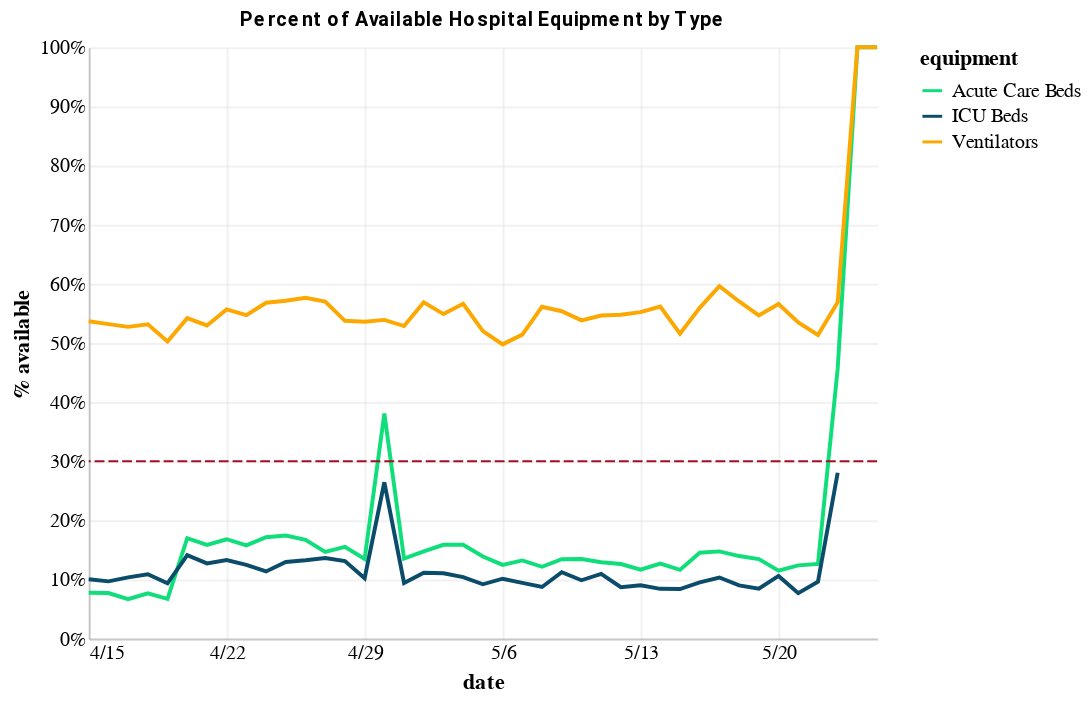
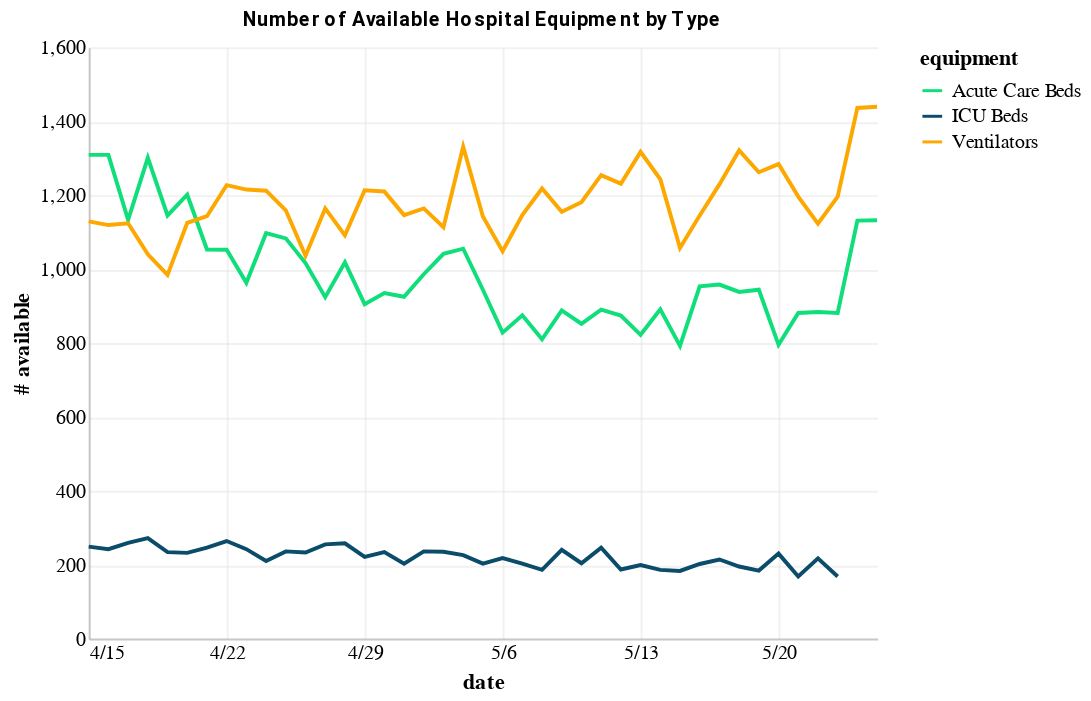

The code cell stored with these charts, in order, in its notebook:
### Markdown cell above
## Hospital Capacity Charts

### Code cell
hospital = utils.lacity_hospital_charts(start_date)

### Figure 1 — Vega-Lite specification as saved in the notebook (floating-point values rounded to 4 significant figures)
{"config": {"view": {"continuousWidth": 400, "continuousHeight": 300, "strokeOpacity": 0}, "axis": {"domainOpacity": 0.4, "gridOpacity": 0.4, "ticks": false}, "title": {"anchor": "middle", "color": "black", "font": "Roboto", "fontSize": 10}}, "layer": [{"data": {"name": "data-7740b85948c85e880ebbad4cdad635df"}, "mark": "line", "encoding": {"color": {"type": "nominal", "field": "equipment", "scale": {"domain": ["Acute Care Beds", "ICU Beds", "Ventilators"], "range": ["#10DE7A", "#0A4C6A", "#FCA800"]}}, "x": {"type": "temporal", "axis": {"format": "%-m/%-d"}, "field": "date", "timeUnit": "monthdate", "title": "date"}, "y": {"type": "quantitative", "axis": {"format": "%"}, "field": "pct_available", "title": "% available"}}}, {"data": {"name": "data-3d40eef6f5c0bf9cd18ed8669401cbf2"}, "mark": {"type": "rule", "color": "#A30F23", "strokeDash": [5, 2]}, "encoding": {"y": {"type": "quantitative", "field": "y"}}}], "title": "Percent of Available Hospital Equipment by Type", "width": 400, "$schema": "https://vega.github.io/schema/vega-lite/v4.0.2.json", "datasets": {"data-7740b85948c85e880ebbad4cdad635df": [{"date": "2020-04-15T07:00:00+00:00", "equipment": "Acute Care Beds", "type_total": 16910.0, "n_available": 1309.0, "pct_available": 0.0774}, {"date": "2020-04-15T07:00:00+00:00", "equipment": "ICU Beds", "type_total": 2480.0, "n_available": 249.0, "pct_available": 0.1004}, {"date": "2020-04-15T07:00:00+00:00", "equipment": "Ventilators", "type_total": 2104.0, "n_available": 1129.0, "pct_available": 0.5366}, {"date": "2020-04-16T07:00:00+00:00", "equipment": "Acute Care Beds", "type_total": 17000.0, "n_available": 1309.0, "pct_available": 0.077}, {"date": "2020-04-16T07:00:00+00:00", "equipment": "ICU Beds", "type_total": 2500.0, "n_available": 242.0, "pct_available": 0.0968}, {"date": "2020-04-16T07:00:00+00:00", "equipment": "Ventilators", "type_total": 2104.0, "n_available": 1119.0, "pct_available": 0.5318}, {"date": "2020-04-17T07:00:00+00:00", "equipment": "Acute Care Beds", "type_total": 17000.0, "n_available": 1133.0, "pct_available": 0.06665}, {"date": "2020-04-17T07:00:00+00:00", "equipment": "ICU Beds", "type_total": 2500.0, "n_available": 259.0, "pct_available": 0.1036}, {"date": "2020-04-17T07:00:00+00:00", "equipment": "Ventilators", "type_total": 2132.0, "n_available": 1124.0, "pct_available": 0.5272}, {"date": "2020-04-18T07:00:00+00:00", "equipment": "Acute Care Beds", "type_total": 17000.0, "n_available": 1301.0, "pct_available": 0.07653}, {"date": "2020-04-18T07:00:00+00:00", "equipment": "ICU Beds", "type_total": 2500.0, "n_available": 272.0, "pct_available": 0.1088}, {"date": "2020-04-18T07:00:00+00:00", "equipment": "Ventilators", "type_total": 1956.0, "n_available": 1040.0, "pct_available": 0.5317}, {"date": "2020-04-19T07:00:00+00:00", "equipment": "Acute Care Beds", "type_total": 17000.0, "n_available": 1145.0, "pct_available": 0.06735}, {"date": "2020-04-19T07:00:00+00:00", "equipment": "ICU Beds", "type_total": 2500.0, "n_available": 234.0, "pct_available": 0.0936}, {"date": "2020-04-19T07:00:00+00:00", "equipment": "Ventilators", "type_total": 1958.0, "n_available": 984.0, "pct_available": 0.5026}, {"date": "2020-04-20T07:00:00+00:00", "equipment": "Acute Care Beds", "type_total": 7072.0, "n_available": 1201.0, "pct_available": 0.1698}, {"date": "2020-04-20T07:00:00+00:00", "equipment": "ICU Beds", "type_total": 1643.0, "n_available": 232.0, "pct_available": 0.1412}, {"date": "2020-04-20T07:00:00+00:00", "equipment": "Ventilators", "type_total": 2076.0, "n_available": 1125.0, "pct_available": 0.5419}, {"date": "2020-04-21T07:00:00+00:00", "equipment": "Acute Care Beds", "type_total": 6642.0, "n_available": 1053.0, "pct_available": 0.1585}, {"date": "2020-04-21T07:00:00+00:00", "equipment": "ICU Beds", "type_total": 1934.0, "n_available": 246.0, "pct_available": 0.1272}, {"date": "2020-04-21T07:00:00+00:00", "equipment": "Ventilators", "type_total": 2158.0, "n_available": 1143.0, "pct_available": 0.5297}, {"date": "2020-04-22T07:00:00+00:00", "equipment": "Acute Care Beds", "type_total": 6260.0, "n_available": 1052.0, "pct_available": 0.1681}, {"date": "2020-04-22T07:00:00+00:00", "equipment": "ICU Beds", "type_total": 1986.0, "n_available": 264.0, "pct_available": 0.1329}, {"date": "2020-04-22T07:00:00+00:00", "equipment": "Ventilators", "type_total": 2204.0, "n_available": 1227.0, "pct_available": 0.5567}, {"date": "2020-04-23T07:00:00+00:00", "equipment": "Acute Care Beds", "type_total": 6107.0, "n_available": 963.0, "pct_available": 0.1577}, {"date": "2020-04-23T07:00:00+00:00", "equipment": "ICU Beds", "type_total": 1940.0, "n_available": 242.0, "pct_available": 0.1247}, {"date": "2020-04-23T07:00:00+00:00", "equipment": "Ventilators", "type_total": 2221.0, "n_available": 1215.0, "pct_available": 0.5471}, {"date": "2020-04-24T07:00:00+00:00", "equipment": "Acute Care Beds", "type_total": 6403.0, "n_available": 1097.0, "pct_available": 0.1713}, {"date": "2020-04-24T07:00:00+00:00", "equipment": "ICU Beds", "type_total": 1848.0, "n_available": 210.0, "pct_available": 0.1136}, {"date": "2020-04-24T07:00:00+00:00", "equipment": "Ventilators", "type_total": 2134.0, "n_available": 1212.0, "pct_available": 0.5679}, {"date": "2020-04-25T07:00:00+00:00", "equipment": "Acute Care Beds", "type_total": 6214.0, "n_available": 1083.0, "pct_available": 0.1743}, {"date": "2020-04-25T07:00:00+00:00", "equipment": "ICU Beds", "type_total": 1820.0, "n_available": 236.0, "pct_available": 0.1297}, {"date": "2020-04-25T07:00:00+00:00", "equipment": "Ventilators", "type_total": 2028.0, "n_available": 1159.0, "pct_available": 0.5715}, {"date": "2020-04-26T07:00:00+00:00", "equipment": "Acute Care Beds", "type_total": 6087.0, "n_available": 1016.0, "pct_available": 0.1669}, {"date": "2020-04-26T07:00:00+00:00", "equipment": "ICU Beds", "type_total": 1757.0, "n_available": 233.0, "pct_available": 0.1326}, {"date": "2020-04-26T07:00:00+00:00", "equipment": "Ventilators", "type_total": 1797.0, "n_available": 1036.0, "pct_available": 0.5765}, {"date": "2020-04-27T07:00:00+00:00", "equipment": "Acute Care Beds", "type_total": 6299.0, "n_available": 924.0, "pct_available": 0.1467}, {"date": "2020-04-27T07:00:00+00:00", "equipment": "ICU Beds", "type_total": 1870.0, "n_available": 255.0, "pct_available": 0.1364}, {"date": "2020-04-27T07:00:00+00:00", "equipment": "Ventilators", "type_total": 2042.0, "n_available": 1164.0, "pct_available": 0.57}, {"date": "2020-04-28T07:00:00+00:00", "equipment": "Acute Care Beds", "type_total": 6565.0, "n_available": 1018.0, "pct_available": 0.1551}, {"date": "2020-04-28T07:00:00+00:00", "equipment": "ICU Beds", "type_total": 1967.0, "n_available": 258.0, "pct_available": 0.1312}, {"date": "2020-04-28T07:00:00+00:00", "equipment": "Ventilators", "type_total": 2030.0, "n_available": 1091.0, "pct_available": 0.5374}, {"date": "2020-04-29T07:00:00+00:00", "equipment": "Acute Care Beds", "type_total": 6715.0, "n_available": 905.0, "pct_available": 0.1348}, {"date": "2020-04-29T07:00:00+00:00", "equipment": "ICU Beds", "type_total": 2168.0, "n_available": 221.0, "pct_available": 0.1019}, {"date": "2020-04-29T07:00:00+00:00", "equipment": "Ventilators", "type_total": 2263.0, "n_available": 1213.0, "pct_available": 0.536}, {"date": "2020-04-30T07:00:00+00:00", "equipment": "Acute Care Beds", "type_total": 2456.0, "n_available": 935.0, "pct_available": 0.3807}, {"date": "2020-04-30T07:00:00+00:00", "equipment": "ICU Beds", "type_total": 885.0, "n_available": 234.0, "pct_available": 0.2644}, {"date": "2020-04-30T07:00:00+00:00", "equipment": "Ventilators", "type_total": 2245.0, "n_available": 1210.0, "pct_available": 0.539}, {"date": "2020-05-01T07:00:00+00:00", "equipment": "Acute Care Beds", "type_total": 6843.0, "n_available": 925.0, "pct_available": 0.1352}, {"date": "2020-05-01T07:00:00+00:00", "equipment": "ICU Beds", "type_total": 2157.0, "n_available": 203.0, "pct_available": 0.09411}, {"date": "2020-05-01T07:00:00+00:00", "equipment": "Ventilators", "type_total": 2168.0, "n_available": 1146.0, "pct_available": 0.5286}, {"date": "2020-05-02T07:00:00+00:00", "equipment": "Acute Care Beds", "type_total": 6690.0, "n_available": 986.0, "pct_available": 0.1474}, {"date": "2020-05-02T07:00:00+00:00", "equipment": "ICU Beds", "type_total": 2120.0, "n_available": 236.0, "pct_available": 0.1113}, {"date": "2020-05-02T07:00:00+00:00", "equipment": "Ventilators", "type_total": 2046.0, "n_available": 1164.0, "pct_available": 0.5689}, {"date": "2020-05-03T07:00:00+00:00", "equipment": "Acute Care Beds", "type_total": 6565.0, "n_available": 1041.0, "pct_available": 0.1586}, {"date": "2020-05-03T07:00:00+00:00", "equipment": "ICU Beds", "type_total": 2129.0, "n_available": 235.0, "pct_available": 0.1104}, {"date": "2020-05-03T07:00:00+00:00", "equipment": "Ventilators", "type_total": 2028.0, "n_available": 1113.0, "pct_available": 0.5488}, {"date": "2020-05-04T07:00:00+00:00", "equipment": "Acute Care Beds", "type_total": 6651.0, "n_available": 1055.0, "pct_available": 0.1586}, {"date": "2020-05-04T07:00:00+00:00", "equipment": "ICU Beds", "type_total": 2173.0, "n_available": 226.0, "pct_available": 0.104}, {"date": "2020-05-04T07:00:00+00:00", "equipment": "Ventilators", "type_total": 2351.0, "n_available": 1331.0, "pct_available": 0.5661}, {"date": "2020-05-05T07:00:00+00:00", "equipment": "Acute Care Beds", "type_total": 6801.0, "n_available": 944.0, "pct_available": 0.1388}, {"date": "2020-05-05T07:00:00+00:00", "equipment": "ICU Beds", "type_total": 2210.0, "n_available": 203.0, "pct_available": 0.09186}, {"date": "2020-05-05T07:00:00+00:00", "equipment": "Ventilators", "type_total": 2196.0, "n_available": 1142.0, "pct_available": 0.52}, {"date": "2020-05-06T07:00:00+00:00", "equipment": "Acute Care Beds", "type_total": 6642.0, "n_available": 828.0, "pct_available": 0.1247}, {"date": "2020-05-06T07:00:00+00:00", "equipment": "ICU Beds", "type_total": 2152.0, "n_available": 218.0, "pct_available": 0.1013}, {"date": "2020-05-06T07:00:00+00:00", "equipment": "Ventilators", "type_total": 2106.0, "n_available": 1048.0, "pct_available": 0.4976}, {"date": "2020-05-07T07:00:00+00:00", "equipment": "Acute Care Beds", "type_total": 6619.0, "n_available": 875.0, "pct_available": 0.1322}, {"date": "2020-05-07T07:00:00+00:00", "equipment": "ICU Beds", "type_total": 2152.0, "n_available": 203.0, "pct_available": 0.09433}, {"date": "2020-05-07T07:00:00+00:00", "equipment": "Ventilators", "type_total": 2229.0, "n_available": 1146.0, "pct_available": 0.5141}, {"date": "2020-05-08T07:00:00+00:00", "equipment": "Acute Care Beds", "type_total": 6667.0, "n_available": 810.0, "pct_available": 0.1215}, {"date": "2020-05-08T07:00:00+00:00", "equipment": "ICU Beds", "type_total": 2131.0, "n_available": 186.0, "pct_available": 0.08728}, {"date": "2020-05-08T07:00:00+00:00", "equipment": "Ventilators", "type_total": 2170.0, "n_available": 1218.0, "pct_available": 0.5613}, {"date": "2020-05-09T07:00:00+00:00", "equipment": "Acute Care Beds", "type_total": 6610.0, "n_available": 888.0, "pct_available": 0.1343}, {"date": "2020-05-09T07:00:00+00:00", "equipment": "ICU Beds", "type_total": 2140.0, "n_available": 240.0, "pct_available": 0.1121}, {"date": "2020-05-09T07:00:00+00:00", "equipment": "Ventilators", "type_total": 2086.0, "n_available": 1155.0, "pct_available": 0.5537}, {"date": "2020-05-10T07:00:00+00:00", "equipment": "Acute Care Beds", "type_total": 6329.0, "n_available": 852.0, "pct_available": 0.1346}, {"date": "2020-05-10T07:00:00+00:00", "equipment": "ICU Beds", "type_total": 2068.0, "n_available": 204.0, "pct_available": 0.09865}, {"date": "2020-05-10T07:00:00+00:00", "equipment": "Ventilators", "type_total": 2194.0, "n_available": 1181.0, "pct_available": 0.5383}, {"date": "2020-05-11T07:00:00+00:00", "equipment": "Acute Care Beds", "type_total": 6892.0, "n_available": 890.0, "pct_available": 0.1291}, {"date": "2020-05-11T07:00:00+00:00", "equipment": "ICU Beds", "type_total": 2249.0, "n_available": 246.0, "pct_available": 0.1094}, {"date": "2020-05-11T07:00:00+00:00", "equipment": "Ventilators", "type_total": 2295.0, "n_available": 1254.0, "pct_available": 0.5464}, {"date": "2020-05-12T07:00:00+00:00", "equipment": "Acute Care Beds", "type_total": 6930.0, "n_available": 874.0, "pct_available": 0.1261}, {"date": "2020-05-12T07:00:00+00:00", "equipment": "ICU Beds", "type_total": 2148.0, "n_available": 187.0, "pct_available": 0.08706}, {"date": "2020-05-12T07:00:00+00:00", "equipment": "Ventilators", "type_total": 2248.0, "n_available": 1231.0, "pct_available": 0.5476}, {"date": "2020-05-13T07:00:00+00:00", "equipment": "Acute Care Beds", "type_total": 7053.0, "n_available": 822.0, "pct_available": 0.1165}, {"date": "2020-05-13T07:00:00+00:00", "equipment": "ICU Beds", "type_total": 2204.0, "n_available": 199.0, "pct_available": 0.09029}, {"date": "2020-05-13T07:00:00+00:00", "equipment": "Ventilators", "type_total": 2385.0, "n_available": 1317.0, "pct_available": 0.5522}, {"date": "2020-05-14T07:00:00+00:00", "equipment": "Acute Care Beds", "type_total": 7030.0, "n_available": 891.0, "pct_available": 0.1267}, {"date": "2020-05-14T07:00:00+00:00", "equipment": "ICU Beds", "type_total": 2209.0, "n_available": 186.0, "pct_available": 0.0842}, {"date": "2020-05-14T07:00:00+00:00", "equipment": "Ventilators", "type_total": 2213.0, "n_available": 1243.0, "pct_available": 0.5617}, {"date": "2020-05-15T07:00:00+00:00", "equipment": "Acute Care Beds", "type_total": 6816.0, "n_available": 792.0, "pct_available": 0.1162}, {"date": "2020-05-15T07:00:00+00:00", "equipment": "ICU Beds", "type_total": 2184.0, "n_available": 183.0, "pct_available": 0.08379}, {"date": "2020-05-15T07:00:00+00:00", "equipment": "Ventilators", "type_total": 2050.0, "n_available": 1057.0, "pct_available": 0.5156}, {"date": "2020-05-16T07:00:00+00:00", "equipment": "Acute Care Beds", "type_total": 6561.0, "n_available": 953.0, "pct_available": 0.1453}, {"date": "2020-05-16T07:00:00+00:00", "equipment": "ICU Beds", "type_total": 2125.0, "n_available": 202.0, "pct_available": 0.09506}, {"date": "2020-05-16T07:00:00+00:00", "equipment": "Ventilators", "type_total": 2047.0, "n_available": 1145.0, "pct_available": 0.5594}, {"date": "2020-05-17T07:00:00+00:00", "equipment": "Acute Care Beds", "type_total": 6496.0, "n_available": 958.0, "pct_available": 0.1475}, {"date": "2020-05-17T07:00:00+00:00", "equipment": "ICU Beds", "type_total": 2072.0, "n_available": 214.0, "pct_available": 0.1033}, {"date": "2020-05-17T07:00:00+00:00", "equipment": "Ventilators", "type_total": 2062.0, "n_available": 1229.0, "pct_available": 0.596}, {"date": "2020-05-18T07:00:00+00:00", "equipment": "Acute Care Beds", "type_total": 6718.0, "n_available": 938.0, "pct_available": 0.1396}, {"date": "2020-05-18T07:00:00+00:00", "equipment": "ICU Beds", "type_total": 2165.0, "n_available": 195.0, "pct_available": 0.09007}, {"date": "2020-05-18T07:00:00+00:00", "equipment": "Ventilators", "type_total": 2317.0, "n_available": 1321.0, "pct_available": 0.5701}, {"date": "2020-05-19T07:00:00+00:00", "equipment": "Acute Care Beds", "type_total": 7021.0, "n_available": 944.0, "pct_available": 0.1345}, {"date": "2020-05-19T07:00:00+00:00", "equipment": "ICU Beds", "type_total": 2180.0, "n_available": 184.0, "pct_available": 0.0844}, {"date": "2020-05-19T07:00:00+00:00", "equipment": "Ventilators", "type_total": 2309.0, "n_available": 1262.0, "pct_available": 0.5466}, {"date": "2020-05-20T07:00:00+00:00", "equipment": "Acute Care Beds", "type_total": 6921.0, "n_available": 795.0, "pct_available": 0.1149}, {"date": "2020-05-20T07:00:00+00:00", "equipment": "ICU Beds", "type_total": 2170.0, "n_available": 230.0, "pct_available": 0.106}, {"date": "2020-05-20T07:00:00+00:00", "equipment": "Ventilators", "type_total": 2269.0, "n_available": 1284.0, "pct_available": 0.5659}, {"date": "2020-05-21T07:00:00+00:00", "equipment": "Acute Care Beds", "type_total": 7111.0, "n_available": 881.0, "pct_available": 0.1239}, {"date": "2020-05-21T07:00:00+00:00", "equipment": "ICU Beds", "type_total": 2184.0, "n_available": 168.0, "pct_available": 0.07692}, {"date": "2020-05-21T07:00:00+00:00", "equipment": "Ventilators", "type_total": 2237.0, "n_available": 1196.0, "pct_available": 0.5346}, {"date": "2020-05-22T07:00:00+00:00", "equipment": "Acute Care Beds", "type_total": 7007.0, "n_available": 884.0, "pct_available": 0.1262}, {"date": "2020-05-22T07:00:00+00:00", "equipment": "ICU Beds", "type_total": 2257.0, "n_available": 217.0, "pct_available": 0.09615}, {"date": "2020-05-22T07:00:00+00:00", "equipment": "Ventilators", "type_total": 2187.0, "n_available": 1123.0, "pct_available": 0.5135}, {"date": "2020-05-23T07:00:00+00:00", "equipment": "Acute Care Beds", "type_total": 1930.0, "n_available": 881.0, "pct_available": 0.4565}, {"date": "2020-05-23T07:00:00+00:00", "equipment": "ICU Beds", "type_total": 599.0, "n_available": 168.0, "pct_available": 0.2805}, {"date": "2020-05-23T07:00:00+00:00", "equipment": "Ventilators", "type_total": 2103.0, "n_available": 1196.0, "pct_available": 0.5687}, {"date": "2020-05-24T07:00:00+00:00", "equipment": "Ventilators", "type_total": 1436.0, "n_available": 1436.0, "pct_available": 1.0}, {"date": "2020-05-25T07:00:00+00:00", "equipment": "Ventilators", "type_total": 1439.0, "n_available": 1439.0, "pct_available": 1.0}, {"date": "2020-05-24T07:00:00+00:00", "equipment": "Acute Care Beds", "type_total": 1131.0, "n_available": 1131.0, "pct_available": 1.0}, {"date": "2020-05-25T07:00:00+00:00", "equipment": "Acute Care Beds", "type_total": 1132.0, "n_available": 1132.0, "pct_available": 1.0}], "data-3d40eef6f5c0bf9cd18ed8669401cbf2": [{"y": 0.3}]}}

### Figure 2 — Vega-Lite specification as saved in the notebook (floating-point values rounded to 4 significant figures)
{"config": {"view": {"continuousWidth": 400, "continuousHeight": 300, "strokeOpacity": 0}, "axis": {"domainOpacity": 0.4, "gridOpacity": 0.4, "ticks": false}, "title": {"anchor": "middle", "color": "black", "font": "Roboto", "fontSize": 10}}, "data": {"name": "data-7740b85948c85e880ebbad4cdad635df"}, "mark": "line", "encoding": {"color": {"type": "nominal", "field": "equipment", "scale": {"domain": ["Acute Care Beds", "ICU Beds", "Ventilators"], "range": ["#10DE7A", "#0A4C6A", "#FCA800"]}}, "x": {"type": "temporal", "axis": {"format": "%-m/%-d"}, "field": "date", "timeUnit": "monthdate", "title": "date"}, "y": {"type": "quantitative", "field": "n_available", "title": "# available"}}, "title": "Number of Available Hospital Equipment by Type", "width": 400, "$schema": "https://vega.github.io/schema/vega-lite/v4.0.2.json", "datasets": {"data-7740b85948c85e880ebbad4cdad635df": [{"date": "2020-04-15T07:00:00+00:00", "equipment": "Acute Care Beds", "type_total": 16910.0, "n_available": 1309.0, "pct_available": 0.0774}, {"date": "2020-04-15T07:00:00+00:00", "equipment": "ICU Beds", "type_total": 2480.0, "n_available": 249.0, "pct_available": 0.1004}, {"date": "2020-04-15T07:00:00+00:00", "equipment": "Ventilators", "type_total": 2104.0, "n_available": 1129.0, "pct_available": 0.5366}, {"date": "2020-04-16T07:00:00+00:00", "equipment": "Acute Care Beds", "type_total": 17000.0, "n_available": 1309.0, "pct_available": 0.077}, {"date": "2020-04-16T07:00:00+00:00", "equipment": "ICU Beds", "type_total": 2500.0, "n_available": 242.0, "pct_available": 0.0968}, {"date": "2020-04-16T07:00:00+00:00", "equipment": "Ventilators", "type_total": 2104.0, "n_available": 1119.0, "pct_available": 0.5318}, {"date": "2020-04-17T07:00:00+00:00", "equipment": "Acute Care Beds", "type_total": 17000.0, "n_available": 1133.0, "pct_available": 0.06665}, {"date": "2020-04-17T07:00:00+00:00", "equipment": "ICU Beds", "type_total": 2500.0, "n_available": 259.0, "pct_available": 0.1036}, {"date": "2020-04-17T07:00:00+00:00", "equipment": "Ventilators", "type_total": 2132.0, "n_available": 1124.0, "pct_available": 0.5272}, {"date": "2020-04-18T07:00:00+00:00", "equipment": "Acute Care Beds", "type_total": 17000.0, "n_available": 1301.0, "pct_available": 0.07653}, {"date": "2020-04-18T07:00:00+00:00", "equipment": "ICU Beds", "type_total": 2500.0, "n_available": 272.0, "pct_available": 0.1088}, {"date": "2020-04-18T07:00:00+00:00", "equipment": "Ventilators", "type_total": 1956.0, "n_available": 1040.0, "pct_available": 0.5317}, {"date": "2020-04-19T07:00:00+00:00", "equipment": "Acute Care Beds", "type_total": 17000.0, "n_available": 1145.0, "pct_available": 0.06735}, {"date": "2020-04-19T07:00:00+00:00", "equipment": "ICU Beds", "type_total": 2500.0, "n_available": 234.0, "pct_available": 0.0936}, {"date": "2020-04-19T07:00:00+00:00", "equipment": "Ventilators", "type_total": 1958.0, "n_available": 984.0, "pct_available": 0.5026}, {"date": "2020-04-20T07:00:00+00:00", "equipment": "Acute Care Beds", "type_total": 7072.0, "n_available": 1201.0, "pct_available": 0.1698}, {"date": "2020-04-20T07:00:00+00:00", "equipment": "ICU Beds", "type_total": 1643.0, "n_available": 232.0, "pct_available": 0.1412}, {"date": "2020-04-20T07:00:00+00:00", "equipment": "Ventilators", "type_total": 2076.0, "n_available": 1125.0, "pct_available": 0.5419}, {"date": "2020-04-21T07:00:00+00:00", "equipment": "Acute Care Beds", "type_total": 6642.0, "n_available": 1053.0, "pct_available": 0.1585}, {"date": "2020-04-21T07:00:00+00:00", "equipment": "ICU Beds", "type_total": 1934.0, "n_available": 246.0, "pct_available": 0.1272}, {"date": "2020-04-21T07:00:00+00:00", "equipment": "Ventilators", "type_total": 2158.0, "n_available": 1143.0, "pct_available": 0.5297}, {"date": "2020-04-22T07:00:00+00:00", "equipment": "Acute Care Beds", "type_total": 6260.0, "n_available": 1052.0, "pct_available": 0.1681}, {"date": "2020-04-22T07:00:00+00:00", "equipment": "ICU Beds", "type_total": 1986.0, "n_available": 264.0, "pct_available": 0.1329}, {"date": "2020-04-22T07:00:00+00:00", "equipment": "Ventilators", "type_total": 2204.0, "n_available": 1227.0, "pct_available": 0.5567}, {"date": "2020-04-23T07:00:00+00:00", "equipment": "Acute Care Beds", "type_total": 6107.0, "n_available": 963.0, "pct_available": 0.1577}, {"date": "2020-04-23T07:00:00+00:00", "equipment": "ICU Beds", "type_total": 1940.0, "n_available": 242.0, "pct_available": 0.1247}, {"date": "2020-04-23T07:00:00+00:00", "equipment": "Ventilators", "type_total": 2221.0, "n_available": 1215.0, "pct_available": 0.5471}, {"date": "2020-04-24T07:00:00+00:00", "equipment": "Acute Care Beds", "type_total": 6403.0, "n_available": 1097.0, "pct_available": 0.1713}, {"date": "2020-04-24T07:00:00+00:00", "equipment": "ICU Beds", "type_total": 1848.0, "n_available": 210.0, "pct_available": 0.1136}, {"date": "2020-04-24T07:00:00+00:00", "equipment": "Ventilators", "type_total": 2134.0, "n_available": 1212.0, "pct_available": 0.5679}, {"date": "2020-04-25T07:00:00+00:00", "equipment": "Acute Care Beds", "type_total": 6214.0, "n_available": 1083.0, "pct_available": 0.1743}, {"date": "2020-04-25T07:00:00+00:00", "equipment": "ICU Beds", "type_total": 1820.0, "n_available": 236.0, "pct_available": 0.1297}, {"date": "2020-04-25T07:00:00+00:00", "equipment": "Ventilators", "type_total": 2028.0, "n_available": 1159.0, "pct_available": 0.5715}, {"date": "2020-04-26T07:00:00+00:00", "equipment": "Acute Care Beds", "type_total": 6087.0, "n_available": 1016.0, "pct_available": 0.1669}, {"date": "2020-04-26T07:00:00+00:00", "equipment": "ICU Beds", "type_total": 1757.0, "n_available": 233.0, "pct_available": 0.1326}, {"date": "2020-04-26T07:00:00+00:00", "equipment": "Ventilators", "type_total": 1797.0, "n_available": 1036.0, "pct_available": 0.5765}, {"date": "2020-04-27T07:00:00+00:00", "equipment": "Acute Care Beds", "type_total": 6299.0, "n_available": 924.0, "pct_available": 0.1467}, {"date": "2020-04-27T07:00:00+00:00", "equipment": "ICU Beds", "type_total": 1870.0, "n_available": 255.0, "pct_available": 0.1364}, {"date": "2020-04-27T07:00:00+00:00", "equipment": "Ventilators", "type_total": 2042.0, "n_available": 1164.0, "pct_available": 0.57}, {"date": "2020-04-28T07:00:00+00:00", "equipment": "Acute Care Beds", "type_total": 6565.0, "n_available": 1018.0, "pct_available": 0.1551}, {"date": "2020-04-28T07:00:00+00:00", "equipment": "ICU Beds", "type_total": 1967.0, "n_available": 258.0, "pct_available": 0.1312}, {"date": "2020-04-28T07:00:00+00:00", "equipment": "Ventilators", "type_total": 2030.0, "n_available": 1091.0, "pct_available": 0.5374}, {"date": "2020-04-29T07:00:00+00:00", "equipment": "Acute Care Beds", "type_total": 6715.0, "n_available": 905.0, "pct_available": 0.1348}, {"date": "2020-04-29T07:00:00+00:00", "equipment": "ICU Beds", "type_total": 2168.0, "n_available": 221.0, "pct_available": 0.1019}, {"date": "2020-04-29T07:00:00+00:00", "equipment": "Ventilators", "type_total": 2263.0, "n_available": 1213.0, "pct_available": 0.536}, {"date": "2020-04-30T07:00:00+00:00", "equipment": "Acute Care Beds", "type_total": 2456.0, "n_available": 935.0, "pct_available": 0.3807}, {"date": "2020-04-30T07:00:00+00:00", "equipment": "ICU Beds", "type_total": 885.0, "n_available": 234.0, "pct_available": 0.2644}, {"date": "2020-04-30T07:00:00+00:00", "equipment": "Ventilators", "type_total": 2245.0, "n_available": 1210.0, "pct_available": 0.539}, {"date": "2020-05-01T07:00:00+00:00", "equipment": "Acute Care Beds", "type_total": 6843.0, "n_available": 925.0, "pct_available": 0.1352}, {"date": "2020-05-01T07:00:00+00:00", "equipment": "ICU Beds", "type_total": 2157.0, "n_available": 203.0, "pct_available": 0.09411}, {"date": "2020-05-01T07:00:00+00:00", "equipment": "Ventilators", "type_total": 2168.0, "n_available": 1146.0, "pct_available": 0.5286}, {"date": "2020-05-02T07:00:00+00:00", "equipment": "Acute Care Beds", "type_total": 6690.0, "n_available": 986.0, "pct_available": 0.1474}, {"date": "2020-05-02T07:00:00+00:00", "equipment": "ICU Beds", "type_total": 2120.0, "n_available": 236.0, "pct_available": 0.1113}, {"date": "2020-05-02T07:00:00+00:00", "equipment": "Ventilators", "type_total": 2046.0, "n_available": 1164.0, "pct_available": 0.5689}, {"date": "2020-05-03T07:00:00+00:00", "equipment": "Acute Care Beds", "type_total": 6565.0, "n_available": 1041.0, "pct_available": 0.1586}, {"date": "2020-05-03T07:00:00+00:00", "equipment": "ICU Beds", "type_total": 2129.0, "n_available": 235.0, "pct_available": 0.1104}, {"date": "2020-05-03T07:00:00+00:00", "equipment": "Ventilators", "type_total": 2028.0, "n_available": 1113.0, "pct_available": 0.5488}, {"date": "2020-05-04T07:00:00+00:00", "equipment": "Acute Care Beds", "type_total": 6651.0, "n_available": 1055.0, "pct_available": 0.1586}, {"date": "2020-05-04T07:00:00+00:00", "equipment": "ICU Beds", "type_total": 2173.0, "n_available": 226.0, "pct_available": 0.104}, {"date": "2020-05-04T07:00:00+00:00", "equipment": "Ventilators", "type_total": 2351.0, "n_available": 1331.0, "pct_available": 0.5661}, {"date": "2020-05-05T07:00:00+00:00", "equipment": "Acute Care Beds", "type_total": 6801.0, "n_available": 944.0, "pct_available": 0.1388}, {"date": "2020-05-05T07:00:00+00:00", "equipment": "ICU Beds", "type_total": 2210.0, "n_available": 203.0, "pct_available": 0.09186}, {"date": "2020-05-05T07:00:00+00:00", "equipment": "Ventilators", "type_total": 2196.0, "n_available": 1142.0, "pct_available": 0.52}, {"date": "2020-05-06T07:00:00+00:00", "equipment": "Acute Care Beds", "type_total": 6642.0, "n_available": 828.0, "pct_available": 0.1247}, {"date": "2020-05-06T07:00:00+00:00", "equipment": "ICU Beds", "type_total": 2152.0, "n_available": 218.0, "pct_available": 0.1013}, {"date": "2020-05-06T07:00:00+00:00", "equipment": "Ventilators", "type_total": 2106.0, "n_available": 1048.0, "pct_available": 0.4976}, {"date": "2020-05-07T07:00:00+00:00", "equipment": "Acute Care Beds", "type_total": 6619.0, "n_available": 875.0, "pct_available": 0.1322}, {"date": "2020-05-07T07:00:00+00:00", "equipment": "ICU Beds", "type_total": 2152.0, "n_available": 203.0, "pct_available": 0.09433}, {"date": "2020-05-07T07:00:00+00:00", "equipment": "Ventilators", "type_total": 2229.0, "n_available": 1146.0, "pct_available": 0.5141}, {"date": "2020-05-08T07:00:00+00:00", "equipment": "Acute Care Beds", "type_total": 6667.0, "n_available": 810.0, "pct_available": 0.1215}, {"date": "2020-05-08T07:00:00+00:00", "equipment": "ICU Beds", "type_total": 2131.0, "n_available": 186.0, "pct_available": 0.08728}, {"date": "2020-05-08T07:00:00+00:00", "equipment": "Ventilators", "type_total": 2170.0, "n_available": 1218.0, "pct_available": 0.5613}, {"date": "2020-05-09T07:00:00+00:00", "equipment": "Acute Care Beds", "type_total": 6610.0, "n_available": 888.0, "pct_available": 0.1343}, {"date": "2020-05-09T07:00:00+00:00", "equipment": "ICU Beds", "type_total": 2140.0, "n_available": 240.0, "pct_available": 0.1121}, {"date": "2020-05-09T07:00:00+00:00", "equipment": "Ventilators", "type_total": 2086.0, "n_available": 1155.0, "pct_available": 0.5537}, {"date": "2020-05-10T07:00:00+00:00", "equipment": "Acute Care Beds", "type_total": 6329.0, "n_available": 852.0, "pct_available": 0.1346}, {"date": "2020-05-10T07:00:00+00:00", "equipment": "ICU Beds", "type_total": 2068.0, "n_available": 204.0, "pct_available": 0.09865}, {"date": "2020-05-10T07:00:00+00:00", "equipment": "Ventilators", "type_total": 2194.0, "n_available": 1181.0, "pct_available": 0.5383}, {"date": "2020-05-11T07:00:00+00:00", "equipment": "Acute Care Beds", "type_total": 6892.0, "n_available": 890.0, "pct_available": 0.1291}, {"date": "2020-05-11T07:00:00+00:00", "equipment": "ICU Beds", "type_total": 2249.0, "n_available": 246.0, "pct_available": 0.1094}, {"date": "2020-05-11T07:00:00+00:00", "equipment": "Ventilators", "type_total": 2295.0, "n_available": 1254.0, "pct_available": 0.5464}, {"date": "2020-05-12T07:00:00+00:00", "equipment": "Acute Care Beds", "type_total": 6930.0, "n_available": 874.0, "pct_available": 0.1261}, {"date": "2020-05-12T07:00:00+00:00", "equipment": "ICU Beds", "type_total": 2148.0, "n_available": 187.0, "pct_available": 0.08706}, {"date": "2020-05-12T07:00:00+00:00", "equipment": "Ventilators", "type_total": 2248.0, "n_available": 1231.0, "pct_available": 0.5476}, {"date": "2020-05-13T07:00:00+00:00", "equipment": "Acute Care Beds", "type_total": 7053.0, "n_available": 822.0, "pct_available": 0.1165}, {"date": "2020-05-13T07:00:00+00:00", "equipment": "ICU Beds", "type_total": 2204.0, "n_available": 199.0, "pct_available": 0.09029}, {"date": "2020-05-13T07:00:00+00:00", "equipment": "Ventilators", "type_total": 2385.0, "n_available": 1317.0, "pct_available": 0.5522}, {"date": "2020-05-14T07:00:00+00:00", "equipment": "Acute Care Beds", "type_total": 7030.0, "n_available": 891.0, "pct_available": 0.1267}, {"date": "2020-05-14T07:00:00+00:00", "equipment": "ICU Beds", "type_total": 2209.0, "n_available": 186.0, "pct_available": 0.0842}, {"date": "2020-05-14T07:00:00+00:00", "equipment": "Ventilators", "type_total": 2213.0, "n_available": 1243.0, "pct_available": 0.5617}, {"date": "2020-05-15T07:00:00+00:00", "equipment": "Acute Care Beds", "type_total": 6816.0, "n_available": 792.0, "pct_available": 0.1162}, {"date": "2020-05-15T07:00:00+00:00", "equipment": "ICU Beds", "type_total": 2184.0, "n_available": 183.0, "pct_available": 0.08379}, {"date": "2020-05-15T07:00:00+00:00", "equipment": "Ventilators", "type_total": 2050.0, "n_available": 1057.0, "pct_available": 0.5156}, {"date": "2020-05-16T07:00:00+00:00", "equipment": "Acute Care Beds", "type_total": 6561.0, "n_available": 953.0, "pct_available": 0.1453}, {"date": "2020-05-16T07:00:00+00:00", "equipment": "ICU Beds", "type_total": 2125.0, "n_available": 202.0, "pct_available": 0.09506}, {"date": "2020-05-16T07:00:00+00:00", "equipment": "Ventilators", "type_total": 2047.0, "n_available": 1145.0, "pct_available": 0.5594}, {"date": "2020-05-17T07:00:00+00:00", "equipment": "Acute Care Beds", "type_total": 6496.0, "n_available": 958.0, "pct_available": 0.1475}, {"date": "2020-05-17T07:00:00+00:00", "equipment": "ICU Beds", "type_total": 2072.0, "n_available": 214.0, "pct_available": 0.1033}, {"date": "2020-05-17T07:00:00+00:00", "equipment": "Ventilators", "type_total": 2062.0, "n_available": 1229.0, "pct_available": 0.596}, {"date": "2020-05-18T07:00:00+00:00", "equipment": "Acute Care Beds", "type_total": 6718.0, "n_available": 938.0, "pct_available": 0.1396}, {"date": "2020-05-18T07:00:00+00:00", "equipment": "ICU Beds", "type_total": 2165.0, "n_available": 195.0, "pct_available": 0.09007}, {"date": "2020-05-18T07:00:00+00:00", "equipment": "Ventilators", "type_total": 2317.0, "n_available": 1321.0, "pct_available": 0.5701}, {"date": "2020-05-19T07:00:00+00:00", "equipment": "Acute Care Beds", "type_total": 7021.0, "n_available": 944.0, "pct_available": 0.1345}, {"date": "2020-05-19T07:00:00+00:00", "equipment": "ICU Beds", "type_total": 2180.0, "n_available": 184.0, "pct_available": 0.0844}, {"date": "2020-05-19T07:00:00+00:00", "equipment": "Ventilators", "type_total": 2309.0, "n_available": 1262.0, "pct_available": 0.5466}, {"date": "2020-05-20T07:00:00+00:00", "equipment": "Acute Care Beds", "type_total": 6921.0, "n_available": 795.0, "pct_available": 0.1149}, {"date": "2020-05-20T07:00:00+00:00", "equipment": "ICU Beds", "type_total": 2170.0, "n_available": 230.0, "pct_available": 0.106}, {"date": "2020-05-20T07:00:00+00:00", "equipment": "Ventilators", "type_total": 2269.0, "n_available": 1284.0, "pct_available": 0.5659}, {"date": "2020-05-21T07:00:00+00:00", "equipment": "Acute Care Beds", "type_total": 7111.0, "n_available": 881.0, "pct_available": 0.1239}, {"date": "2020-05-21T07:00:00+00:00", "equipment": "ICU Beds", "type_total": 2184.0, "n_available": 168.0, "pct_available": 0.07692}, {"date": "2020-05-21T07:00:00+00:00", "equipment": "Ventilators", "type_total": 2237.0, "n_available": 1196.0, "pct_available": 0.5346}, {"date": "2020-05-22T07:00:00+00:00", "equipment": "Acute Care Beds", "type_total": 7007.0, "n_available": 884.0, "pct_available": 0.1262}, {"date": "2020-05-22T07:00:00+00:00", "equipment": "ICU Beds", "type_total": 2257.0, "n_available": 217.0, "pct_available": 0.09615}, {"date": "2020-05-22T07:00:00+00:00", "equipment": "Ventilators", "type_total": 2187.0, "n_available": 1123.0, "pct_available": 0.5135}, {"date": "2020-05-23T07:00:00+00:00", "equipment": "Acute Care Beds", "type_total": 1930.0, "n_available": 881.0, "pct_available": 0.4565}, {"date": "2020-05-23T07:00:00+00:00", "equipment": "ICU Beds", "type_total": 599.0, "n_available": 168.0, "pct_available": 0.2805}, {"date": "2020-05-23T07:00:00+00:00", "equipment": "Ventilators", "type_total": 2103.0, "n_available": 1196.0, "pct_available": 0.5687}, {"date": "2020-05-24T07:00:00+00:00", "equipment": "Ventilators", "type_total": 1436.0, "n_available": 1436.0, "pct_available": 1.0}, {"date": "2020-05-25T07:00:00+00:00", "equipment": "Ventilators", "type_total": 1439.0, "n_available": 1439.0, "pct_available": 1.0}, {"date": "2020-05-24T07:00:00+00:00", "equipment": "Acute Care Beds", "type_total": 1131.0, "n_available": 1131.0, "pct_available": 1.0}, {"date": "2020-05-25T07:00:00+00:00", "equipment": "Acute Care Beds", "type_total": 1132.0, "n_available": 1132.0, "pct_available": 1.0}]}}
